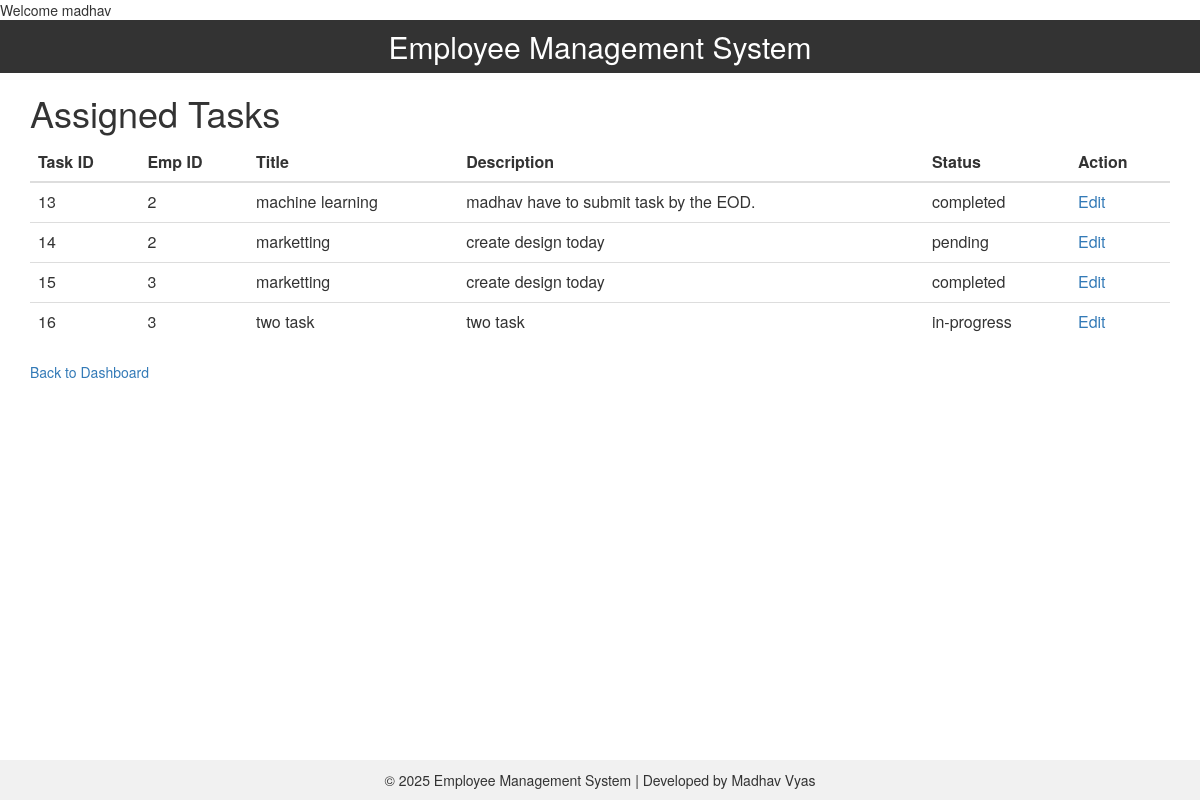
Page /view/empviewtask.php (signed in) on the earlier database version.
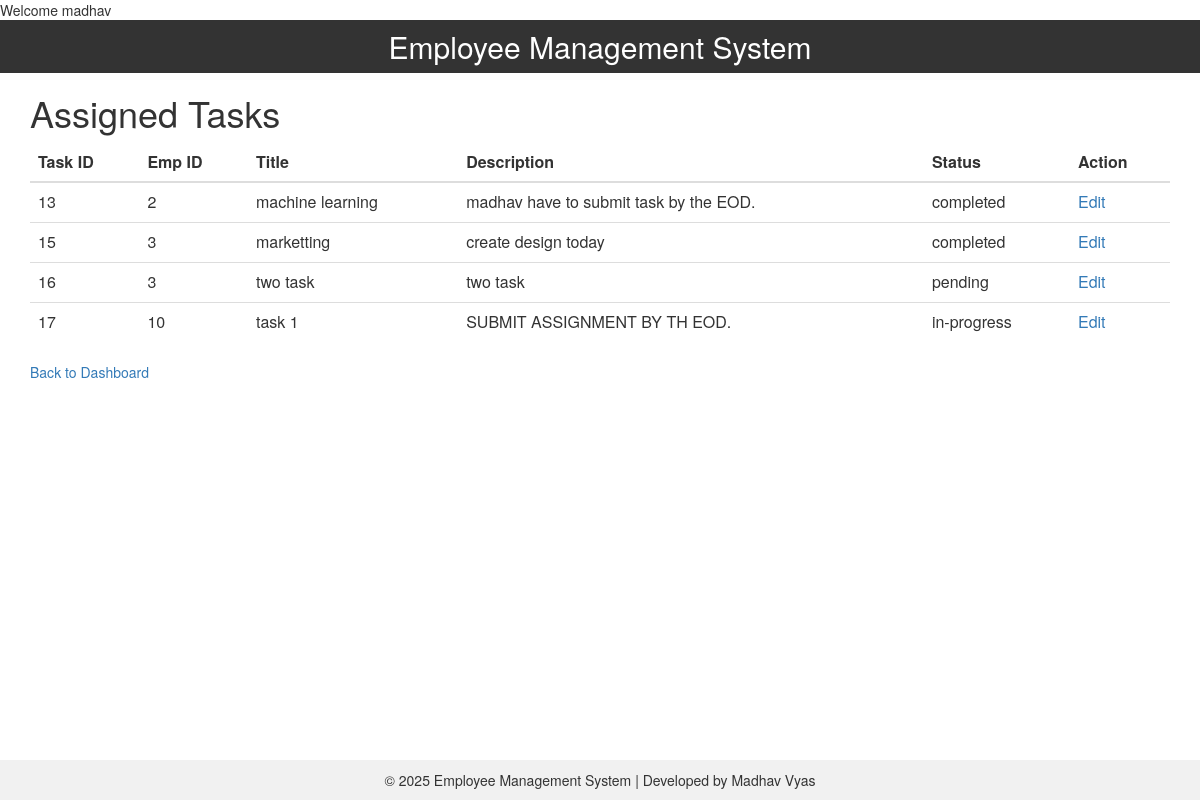
Same page on the later database version.
### tables this page shows
CREATE TABLE `task` (
  `task_id` int(11) NOT NULL,
  `emp_id` varchar(100) NOT NULL,
  `title` text NOT NULL,
  `description` text NOT NULL,
  `status` text NOT NULL
);

### model/usermodel.php (called while the page is built, shortened)
<?php
class UserModel
{
    private $conn;
    public function __construct($conn)
    {
        $this->conn = $conn;
    }
    public function getAllTask()
    {
        $sql = "SELECT * FROM task";
        return $this->conn->query($sql);
    }
}

### view/empviewtask.php (the view, shortened to what this page needs)
<?php
require_once 'header.php';
require_once '../config/db.php';
require_once '../model/UserModel.php';
$model = new UserModel($conn);
$result = $model->getAllTask();
?>
<!DOCTYPE html>
<html lang="en">
<head>
    <link rel="stylesheet" href="https://maxcdn.bootstrapcdn.com/bootstrap/3.4.1/css/bootstrap.min.css">
</head>
<body>
    <div class="container">
        <h1>Assigned Tasks</h1>
        <form>
            <table class="table">
                <thead>
                    <tr>
                        <th>Task ID</th>
                        <th>Emp ID</th>
                        <th>Title</th>
                        <th>Description</th>
                        <th>Status</th>
                        <th>Action</th>
                    </tr>
                </thead>
                <tbody>
                    <?php while ($row = $result->fetch_assoc()) : ?>
                        <tr>
                            <td><?= $row['task_id'] ?></td>
                            <td><?= $row['emp_id'] ?></td>
                            <td><?= $row['title'] ?></td>
                            <td><?= $row['description'] ?></td>
                            <td><?= $row['status'] ?></td>
                            <td><a href="empedittask.php?id=<?= $row['task_id'] ?>">Edit</a></td>
                        </tr>
                    <?php endwhile; ?>
                </tbody>
            </table>
        </form>
        <a href="empdashboard.php">Back to Dashboard</a>
    </div>
</body>
</html>
<?php
require_once 'footer.php';

### view/header.php (shortened to what this page needs)
<?php
echo "Welcome " . $_SESSION['user'];
?>
<header style="background-color: #333; color: #fff; padding: 10px 0; text-align: center;">
    <h2 style="margin: 0;">Employee Management System</h2>
</header>

### view/footer.php
<footer style="background-color: #f1f1f1; text-align: center; padding: 10px 0; position: fixed; bottom: 0; width: 100%;">
    <p style="margin: 0;">&copy; <?php echo date("Y"); ?> Employee Management System | Developed by Madhav Vyas</p>
</footer>

Differences in the rows shown:
removed task: task_id "14", emp "2", title "marketting", description "create design today", status "pending"
changed task "two task": status "in-progress" → "pending"
added task: task_id "17", emp "10", title "task 1", description "SUBMIT ASSIGNMENT BY TH EOD.", status "in-progress"
